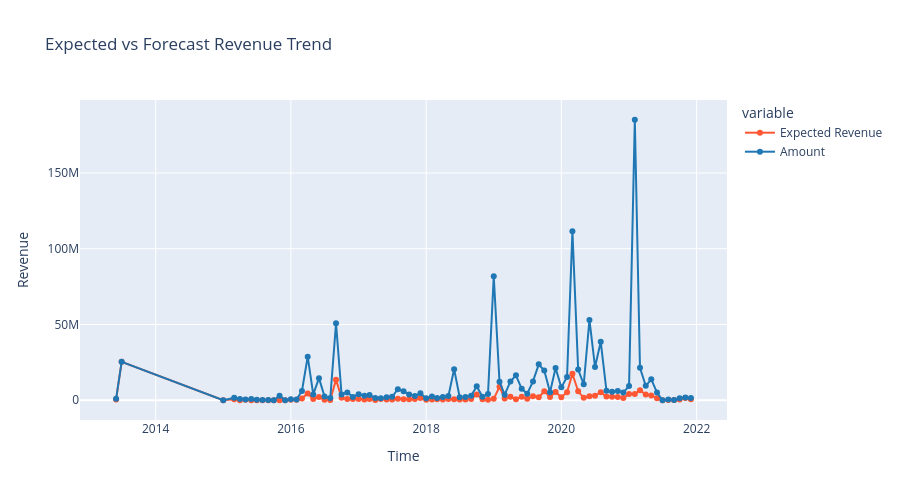

The notebook cell saved with this chart:
### Markdown cell above
### 14. Expected vs Forecast Revenue Trend
##### This chart compares the expected revenue and forecast revenue over time. It helps understand how the potential revenue is changing across different time periods.

### Code cell
# Expected Revenue
opportunity["Expected Revenue"] = opportunity["Amount"] * (opportunity["Probability (%)"] / 100)

# Create Month column
opportunity["Month"] = pd.to_datetime(opportunity["Created Date"]).dt.to_period("M").dt.to_timestamp()

trend = (
    opportunity.groupby("Month")[["Expected Revenue","Amount"]]
    .sum()
    .reset_index()
)

fig = px.line(
    trend,
    x="Month",
    y=["Expected Revenue","Amount"],
    title="Expected vs Forecast Revenue Trend",
    markers=True,
    color_discrete_sequence=["#FF5733","#1F77B4"]
)

fig.update_layout(
    xaxis_title="Time",
    yaxis_title="Revenue",
    height=500
)

fig.show()
